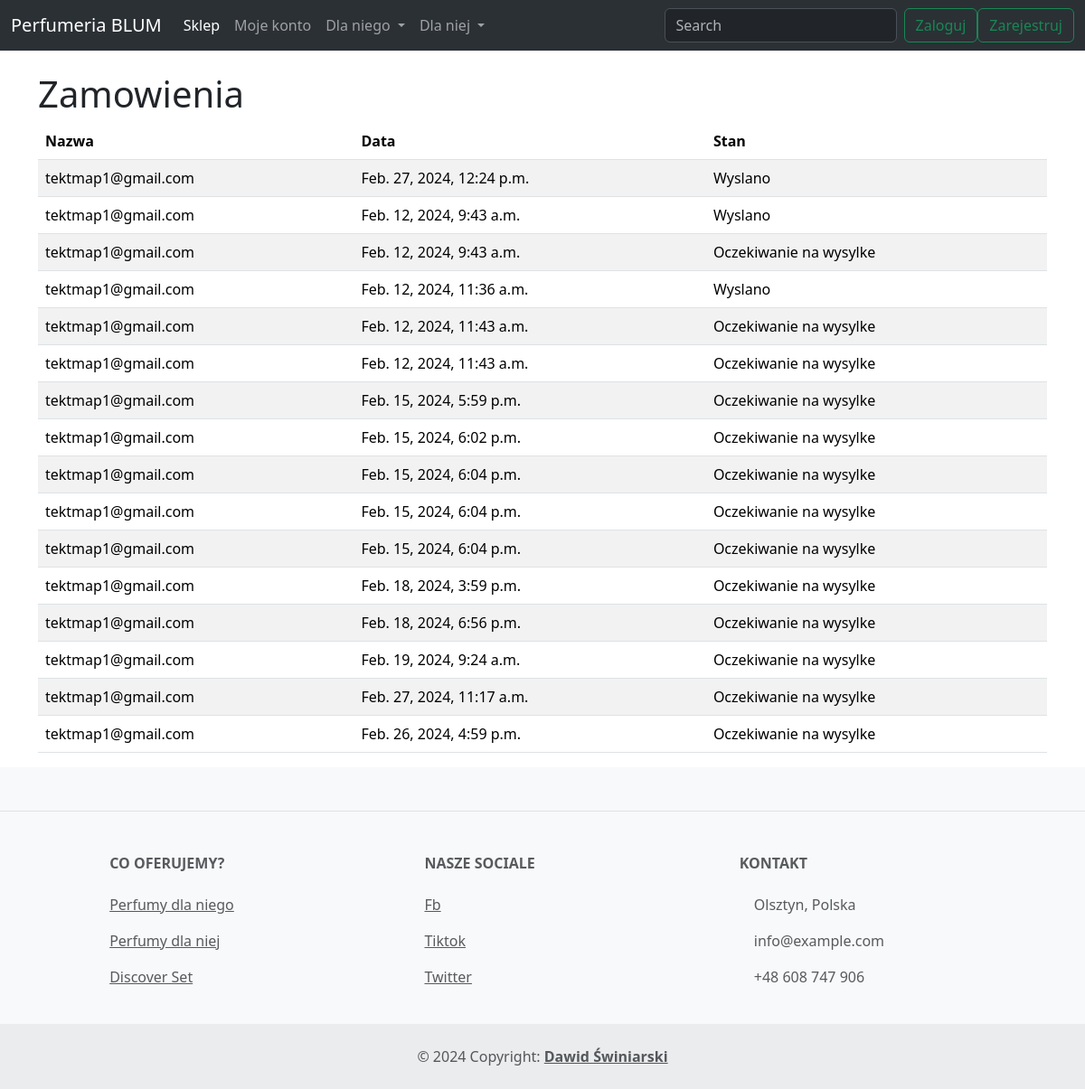
Page /my_orders/ (signed in) on the committed database.
### product/models.py (models this page shows, shortened)
class Card(models.Model):
    user = models.ForeignKey(to=User, on_delete=models.CASCADE, default="", blank=True)
    quantity = models.IntegerField(default=1, blank=True)
    price = models.IntegerField(default=0)
    street = models.CharField(max_length=100, default="", blank=True)
    city = models.CharField(max_length=100, default="", blank=True)
    postal_code = models.CharField(max_length=6, default="", blank=True)
    phone_number = models.CharField(max_length=9, default="", blank=True)
    email = models.EmailField(default="", blank=True)
    first_name = models.CharField(max_length=50, default="", blank=True)
    last_name = models.CharField(max_length=50, default="", blank=True)
    promo_code = models.CharField(max_length=10, default="", blank=True)
    is_order = models.BooleanField(default=False, blank=True)
    date = models.DateTimeField(default=django.utils.timezone.now, blank=True)
    is_shipped = models.BooleanField(default=False)
    is_delivered = models.BooleanField(default=False)

### users/models.py (models this page shows)
class User(AbstractUser):
    address = models.CharField(max_length=50,default="")
    phone_number = models.IntegerField(default=0)
    USERNAME_FIELD = 'email'
    email = models.EmailField( unique=True)  # changes email to unique and blank to false
    REQUIRED_FIELDS = []  # removes email from REQUIRED_FIELDS

### product/views.py (the view)
# urls.py: path('my_orders/',UserOrders.as_view(),name='my_orders'),
class UserOrders(View):
    def get(self, request):
        orders = Card.objects.filter(user=request.user)
        context = {
            'orders': orders
        }
        return render(request, 'product/user_orderview.html', context=context)

### templates/product/user_orderview.html (shortened to what this page needs)
{% extends 'base.html' %}
{% block content %}
    <div class="container">
         <h1 class="mt-4">Zamowienia</h1>
            <div class="row">
                <div class="col-md-12">
                    <table class="table table-striped">
                        <thead>
                            <tr>
                                <th scope="col">Nazwa</th>
                                <th scope="col">Data</th>
                                <th scope="col">Stan</th>
                            </tr>
                        </thead>
                        <tbody>
                            {% for order in orders %}
                                <tr>
                                    <td>{{ order.user.email }}</td>
                                    <td>{{ order.date }}</td>
                                    {% if order.is_shipped %}
                                        <td>Wyslano</td>
                                    {% else %}
                                        <td>Oczekiwanie na wysylke</td>
                                    {% endif %}
                                </tr>
                            {% endfor %}
                        </tbody>
                    </table>
                </div>
        </div>
     </div>
{% endblock %}

### rows in the picture
Card: user.email "tektmap1@gmail.com", date "Feb. 27, 2024, 12:24 p.m.", is_shipped "Wyslano"
Card: user.email "tektmap1@gmail.com", date "Feb. 12, 2024, 9:43 a.m.", is_shipped "Wyslano"
Card: user.email "tektmap1@gmail.com", date "Feb. 12, 2024, 9:43 a.m.", is_shipped "Oczekiwanie na wysylke"
Card: user.email "tektmap1@gmail.com", date "Feb. 12, 2024, 11:36 a.m.", is_shipped "Wyslano"
Card: user.email "tektmap1@gmail.com", date "Feb. 12, 2024, 11:43 a.m.", is_shipped "Oczekiwanie na wysylke"
Card: user.email "tektmap1@gmail.com", date "Feb. 12, 2024, 11:43 a.m.", is_shipped "Oczekiwanie na wysylke"
Card: user.email "tektmap1@gmail.com", date "Feb. 15, 2024, 5:59 p.m.", is_shipped "Oczekiwanie na wysylke"
Card: user.email "tektmap1@gmail.com", date "Feb. 15, 2024, 6:02 p.m.", is_shipped "Oczekiwanie na wysylke"
Card: user.email "tektmap1@gmail.com", date "Feb. 15, 2024, 6:04 p.m.", is_shipped "Oczekiwanie na wysylke"
Card: user.email "tektmap1@gmail.com", date "Feb. 15, 2024, 6:04 p.m.", is_shipped "Oczekiwanie na wysylke"
Card: user.email "tektmap1@gmail.com", date "Feb. 15, 2024, 6:04 p.m.", is_shipped "Oczekiwanie na wysylke"
Card: user.email "tektmap1@gmail.com", date "Feb. 18, 2024, 3:59 p.m.", is_shipped "Oczekiwanie na wysylke"
Card: user.email "tektmap1@gmail.com", date "Feb. 18, 2024, 6:56 p.m.", is_shipped "Oczekiwanie na wysylke"
Card: user.email "tektmap1@gmail.com", date "Feb. 19, 2024, 9:24 a.m.", is_shipped "Oczekiwanie na wysylke"
Card: user.email "tektmap1@gmail.com", date "Feb. 27, 2024, 11:17 a.m.", is_shipped "Oczekiwanie na wysylke"
Card: user.email "tektmap1@gmail.com", date "Feb. 26, 2024, 4:59 p.m.", is_shipped "Oczekiwanie na wysylke"
